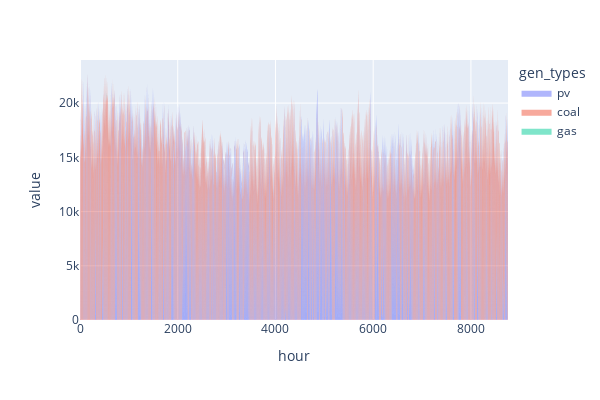

The notebook cell saved with this chart:
### Code cell
fig = px.area(opt_vars["generation"], x="hour", y="value", color="gen_types")
fig.update_traces(line=dict(width=0))

fig.update_layout(width=600, height=400)

### Figure 1 — Plotly figure (JSON) as saved in the notebook; plotly's stock layout.template omitted (floating-point values rounded to 4 significant figures; data arrays with more than 128 entries replaced by an {"elided": "..."} marker saying what was removed)
{"data": [{"fillpattern": {"shape": ""}, "hovertemplate": "gen_types=pv<br>hour=%{x}<br>value=%{y}<extra></extra>", "legendgroup": "pv", "line": {"color": "#636efa", "width": 0}, "marker": {"symbol": "circle"}, "mode": "lines", "name": "pv", "orientation": "v", "showlegend": true, "stackgroup": "1", "type": "scatter", "x": {"elided": "8760 int values"}, "xaxis": "x", "y": {"elided": "8760 float values"}, "yaxis": "y"}, {"fillpattern": {"shape": ""}, "hovertemplate": "gen_types=coal<br>hour=%{x}<br>value=%{y}<extra></extra>", "legendgroup": "coal", "line": {"color": "#EF553B", "width": 0}, "marker": {"symbol": "circle"}, "mode": "lines", "name": "coal", "orientation": "v", "showlegend": true, "stackgroup": "1", "type": "scatter", "x": {"elided": "8760 int values"}, "xaxis": "x", "y": {"elided": "8760 float values"}, "yaxis": "y"}, {"fillpattern": {"shape": ""}, "hovertemplate": "gen_types=gas<br>hour=%{x}<br>value=%{y}<extra></extra>", "legendgroup": "gas", "line": {"color": "#00cc96", "width": 0}, "marker": {"symbol": "circle"}, "mode": "lines", "name": "gas", "orientation": "v", "showlegend": true, "stackgroup": "1", "type": "scatter", "x": {"elided": "8760 int values"}, "xaxis": "x", "y": {"elided": "8760 int values"}, "yaxis": "y"}], "layout": {"height": 400, "legend": {"title": {"text": "gen_types"}, "tracegroupgap": 0}, "margin": {"t": 60}, "width": 600, "xaxis": {"anchor": "y", "domain": [0, 1], "title": {"text": "hour"}}, "yaxis": {"anchor": "x", "domain": [0, 1], "title": {"text": "value"}}}}
